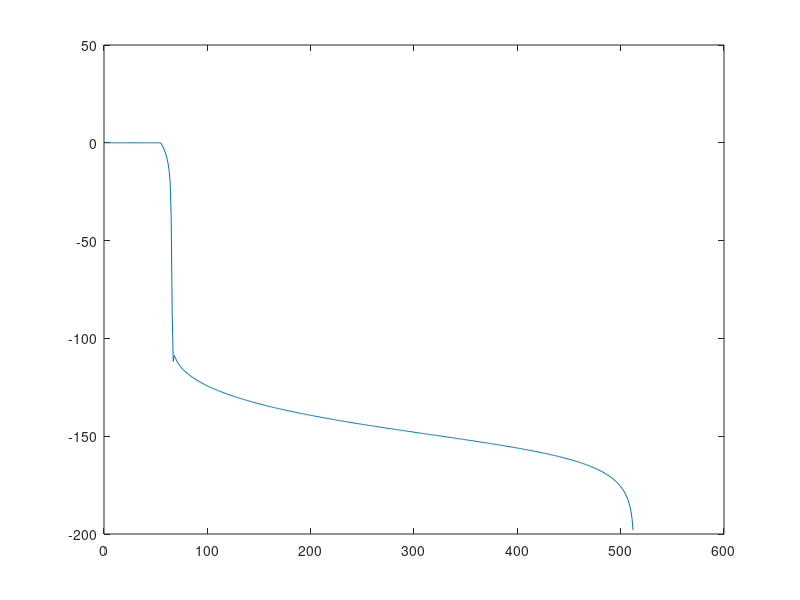
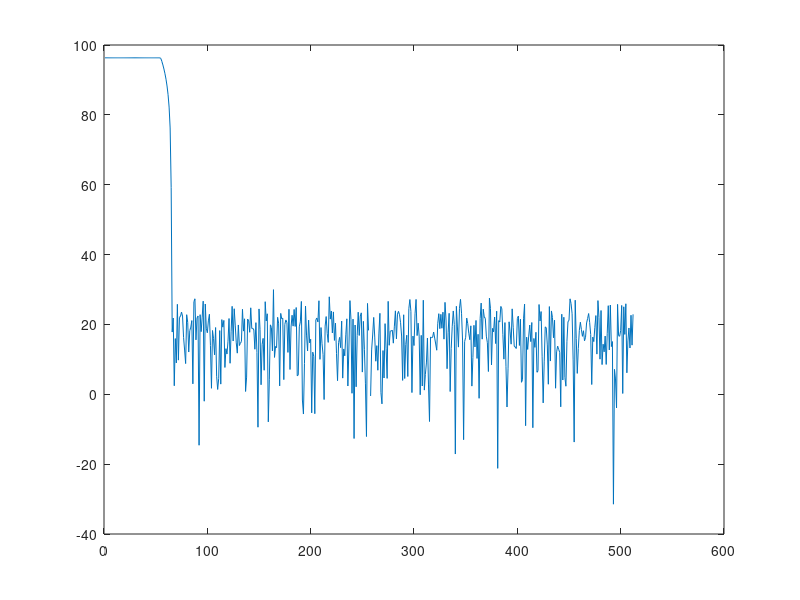

The MATLAB source for these figures, in order:
clear all;
close all;
clc;

%Parameters
nb_taps=2047;
nb_quant=2^14;
cut_off=0.125;

%VHDL parameters
filename='fir_with_tree.vhd';
data_in_bus_size=12;
data_out_bus_size=12;
taps_size=log2(nb_quant);

%calculate Filter
f = [0 cut_off cut_off 1];
mhi = [1 1 0 0];
taps_ideal = fir2(nb_taps,f,mhi);

%ideal
h_ideal=freqz(taps_ideal,1,512);
h_ideal_dB=20*log10(abs(h_ideal));

%Quantified
compensate= 71568.988210 / 65536.000000; %Here apply value from quant_taps_correct when compensate at 1
taps_quant= round( [ (nb_quant/2-1) / max(taps_ideal) * taps_ideal/compensate] );
h_quant=freqz(taps_quant,1,512);
h_quant_dB=20*log10(abs(h_quant));

%Identify the gain
quant_gain_lin=10^(max(h_quant_dB)/20);
quant_gain_log2=log2(quant_gain_lin);
quant_gain_lin_floor=2^floor(quant_gain_log2);
quant_taps_correct=quant_gain_lin/quant_gain_lin_floor;

%Display
figure(1);
plot(h_ideal_dB);
figure(2);
plot(h_quant_dB);

%Generate taps
##fid = fopen('taps.txt','w');
##for k=1:length(taps_quant)
##  fprintf(fid,'taps(%d) <= to_signed(%d,%d);\n',k-1,taps_quant(k),log2(nb_quant));
##end
##
##fclose(fid);

%----------------------------------------------------------
% Generate VHDL
%----------------------------------------------------------
fid=fopen(filename,'w');

fprintf(fid,'library IEEE;                                                                                            \n');
fprintf(fid,'use IEEE.std_logic_1164.all;                                                                             \n');
fprintf(fid,'use IEEE.numeric_std.all;                                                                                \n');
fprintf(fid,'use     ieee.math_real.all;                                                                              \n');
fprintf(fid,'                                                                                                         \n');
fprintf(fid,'entity fir_with_tree is                                                                                            \n');
fprintf(fid,' port (                                                                                                  \n');
fprintf(fid,'            clk             : in std_logic;                                                              \n');
fprintf(fid,'                                                                                                         \n');
fprintf(fid,'            data_in         : in std_logic_vector(%d downto 0);                                          \n',data_in_bus_size-1);
fprintf(fid,'            data_in_en      : in std_logic;                                                              \n');
fprintf(fid,'                                                                                                         \n');
fprintf(fid,'			data_out		: out std_logic_vector(%d downto 0);                                          \n',data_out_bus_size-1);
fprintf(fid,'			data_out_en		: out std_logic                                                               \n');
fprintf(fid,'                                                                                                         \n');
fprintf(fid,' );                                                                                                      \n');
fprintf(fid,'end entity fir_with_tree;                                                                                          \n');
fprintf(fid,'                                                                                                         \n');
fprintf(fid,'architecture rtl of fir_with_tree is                                                                               \n');
fprintf(fid,'                                                                                                         \n');
fprintf(fid,'                                                                                                         \n');
fprintf(fid,'                                                                                                         \n');
fprintf(fid,'constant nb_taps                        : integer:=%d;                                                   \n',length(taps_quant));
fprintf(fid,'type taps_type                          is array (0 to nb_taps-1) of signed(%d downto 0);                \n',taps_size-1);
fprintf(fid,'signal taps                             : taps_type;                                                     \n');
fprintf(fid,'type fir_reg_type                       is array (0 to nb_taps-1) of signed(%d downto 0);                \n',data_in_bus_size-1);
fprintf(fid,'signal fir_reg                          : fir_reg_type:=(others=>(others=>''0''));                        \n');
fprintf(fid,'type taps_x_fir_reg_type                is array (0 to nb_taps-1) of signed(%d downto 0);                \n',data_in_bus_size+taps_size-1);
fprintf(fid,'signal taps_x_fir_reg                   : taps_x_fir_reg_type;                                           \n');
fprintf(fid,'                                                                                                         \n');
fprintf(fid,'type adder_tree_subtype                 is array (0 to nb_taps) of signed(63 downto 0);                  \n');
fprintf(fid,'type adder_tree_type                    is array (0 to nb_taps-1) of adder_tree_subtype;                 \n');
fprintf(fid,'signal adder_tree                       : adder_tree_type:=(others=>(others=>(others=>''0'')));          \n');
fprintf(fid,'signal adder_tree_en                    : std_logic_vector(nb_taps-1 downto 0);                          \n');  
fprintf(fid,'                                                                                                         \n');
fprintf(fid,'                                                                                                         \n');
fprintf(fid,'signal data_in_en_r1               : std_logic;                                                          \n');
fprintf(fid,'signal data_in_en_r2               : std_logic;                                                          \n');
fprintf(fid,'signal data_in_en_r3               : std_logic;                                                          \n');
fprintf(fid,'signal data_out_prepare            : std_logic_vector(%d downto 0);                                      \n',data_out_bus_size-1);
fprintf(fid,'signal data_out_prepare_en         : std_logic;                                                          \n');
fprintf(fid,'                                                                                                         \n');
fprintf(fid,'begin                                                                                                    \n');
fprintf(fid,'                                                                                                         \n');
fprintf(fid,'                                                                                                         \n');
fprintf(fid,'                                                                                                         \n');
fprintf(fid,'    ------------------------------------------                                                           \n');
fprintf(fid,'    -- Fir implementation                                                                                \n');
fprintf(fid,'    ------------------------------------------                                                           \n');
fprintf(fid,'    process(clk)                                                                                         \n');
fprintf(fid,'    variable v_round : signed(1 downto 0);                                                               \n');
fprintf(fid,'    begin                                                                                                \n');
fprintf(fid,'                                                                                                         \n');
fprintf(fid,'        if rising_edge(clk) then                                                                         \n');
fprintf(fid,'                                                                                                         \n');
fprintf(fid,'            --shift registers                                                                            \n');
fprintf(fid,'            if data_in_en=''1'' then                                                                     \n');
fprintf(fid,'                fir_reg(0) <= signed(data_in);                                                           \n');
fprintf(fid,'                for I in 1 to nb_taps-1 loop                                                             \n');
fprintf(fid,'                       fir_reg(I) <= fir_reg(I-1);                                                       \n');
fprintf(fid,'                    end loop;                                                                            \n');
fprintf(fid,'            end if;                                                                                      \n');
fprintf(fid,'            data_in_en_r1 <= data_in_en;                                                                 \n');
fprintf(fid,'                                                                                                         \n');
fprintf(fid,'            --multiply                                                                                   \n');
fprintf(fid,'            for I in 0 to nb_taps-1 loop                                                                 \n');
fprintf(fid,'                taps_x_fir_reg(I) <= fir_reg(I) * taps(I); -- %d + %d = %d bits                          \n',data_in_bus_size,taps_size,data_in_bus_size+taps_size);
fprintf(fid,'            end loop;                                                                                    \n');
fprintf(fid,'            data_in_en_r2 <= data_in_en_r1;                                                              \n');
fprintf(fid,'                                                                                                         \n');
fprintf(fid,'            --Pipe                                                                                       \n');
fprintf(fid,'            for I in 0 to nb_taps-1 loop                                                                 \n');
fprintf(fid,'                adder_tree(0)(I)         <= resize(taps_x_fir_reg(I),64);                                \n');
fprintf(fid,'            end loop;                                                                                    \n');
fprintf(fid,'            data_in_en_r3 <= data_in_en_r2;                                                              \n');
fprintf(fid,'                                                                                                         \n');

%Generation of the adder tree
K = nb_taps;
s = 0;
while(K > 2)

  for I=0:(K/2)
    %fprintf('s=%d I=%d I=%d\n',s,I*2,(I*2)+1);
    fprintf(fid,'            adder_tree(%d)(%d) <= adder_tree(%d)(%d) + adder_tree(%d)(%d); --%d bits \n',s+1,I,s,I*2,s,(I*2)+1,data_in_bus_size+taps_size+s+1);
  end;
  s=s+1;
  K=ceil(K/2);
end
fprintf(fid,'            adder_tree(%d)(%d) <= adder_tree(%d)(%d) + adder_tree(%d)(%d);\n',s+1,0,s,0,s,1);

%Connect the adder to the output
fprintf(fid,'                                                                                                         \n');
%fprintf(fid,' data_out <= std_logic_vector(adder_tree(%d)(%d));                                                                         \n',s+1,0);
fprintf(fid,'            v_round := ''0'' & adder_tree(%d)(0)(%d);                                                     \n',s+1,quant_gain_log2-1);
fprintf(fid,'            data_out_prepare <= std_logic_vector(adder_tree(%d)(%d)(%d downto %d) + v_round);                                                                         \n',s+1,0,quant_gain_log2+data_out_bus_size-1,quant_gain_log2);
fprintf(fid,'            data_out_prepare_en <= adder_tree_en(%d);                                                    \n',s+1);
fprintf(fid,'                                                                                                         \n');
fprintf(fid,'                                                                                                         \n');
fprintf(fid,'                                                                                                         \n');
fprintf(fid,'            adder_tree_en(0) <= data_in_en_r2;                                                           \n');
fprintf(fid,'            adder_tree_en(nb_taps-1 downto 1) <= adder_tree_en(nb_taps-2 downto 0);                      \n');
fprintf(fid,'                                                                                                         \n');
%End the process
fprintf(fid,'       end if;                                                                                           \n');
fprintf(fid,'    end process;                                                                                         \n');

fprintf(fid,'                                                                                                         \n');
fprintf(fid,'                                                                                                         \n');
fprintf(fid,'                                                                                                         \n');
fprintf(fid,' data_out     <= data_out_prepare;                                                                       \n');
fprintf(fid,' data_out_en  <= data_out_prepare_en;                                                                    \n');
fprintf(fid,'                                                                                                         \n');
fprintf(fid,'                                                                                                         \n');
fprintf(fid,'                                                                                                         \n');

%Prints taps to the file
for k=1:length(taps_quant)
  fprintf(fid,' taps(%d) <= to_signed(%d,%d);\n',k-1,taps_quant(k),log2(nb_quant));
end;

%End RTL
fprintf(fid,'                                                                                                         \n');
fprintf(fid,'                                                                                                         \n');
fprintf(fid,'                                                                                                         \n');
fprintf(fid,' end rtl;                                                                                                \n');

fclose(fid);

fprintf('!!!!!!! Check that everything is ok with gain !!!!!!!!!!!!!\n');
fprintf('%f / %f\n', quant_gain_lin,quant_gain_lin_floor);
fprintf('\n');

if mod(length(taps_ideal),2)==1
  fprintf('!!!!!!! Error, the number of taps is odd !!!!!!!!!!!!!\n');
end